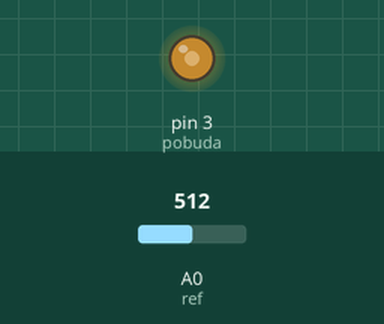
This sketch was run on a simulated Arduino Uno, built with avr-gcc and run on an emulated ATmega328P. Shown: output pins drawn as LEDs (lit = HIGH). The test bench sets the inputs (shaded band); at power-on: A0 (ref) = 512.

Above: at 1.2 s.
1.3 s: A0 (ref) set to 716
At 2.4 s:
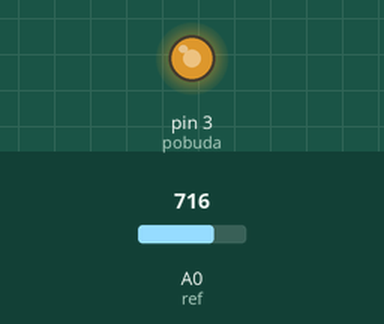
2.8 s: A0 (ref) set to 900
At 3.6 s:
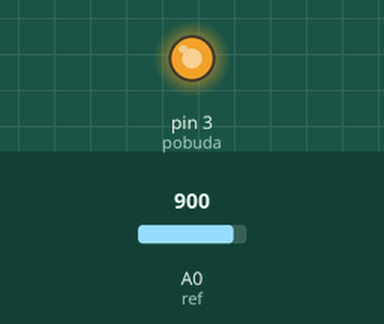
4.3 s: A0 (ref) set to 122
At 4.7 s:
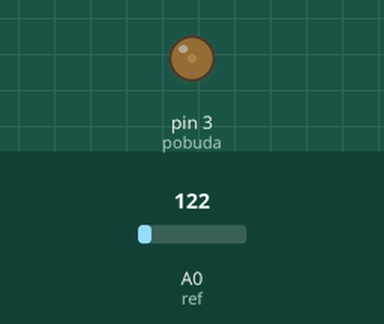
5.8 s: A0 (ref) set to 0
At 7.0 s:
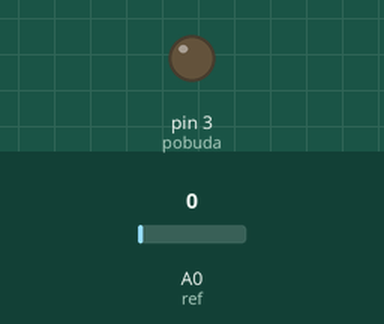
7.3 s: A0 (ref) set to 511
At 8.2 s:
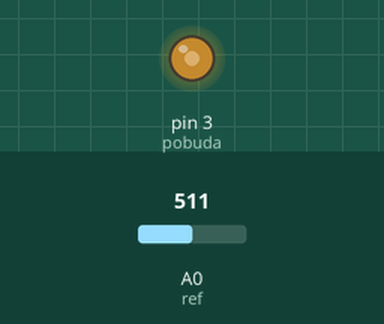
Timing chart, 0 to 9.8 s (numbered marks = the images above; inputs shaded):
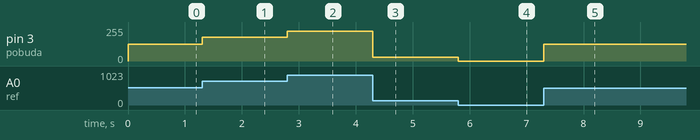

Measured:
- after the input at 1.3 s, pin 3 (pobuda): 127/255 → 178/255 at once
- after the input at 2.8 s, pin 3 (pobuda): 178/255 → 224/255 at once
- after the input at 4.3 s, pin 3 (pobuda): 224/255 → 30/255 at once
- after the input at 5.8 s, pin 3 (pobuda): 30/255 → 0/255 at once
- after the input at 7.3 s, pin 3 (pobuda): 0/255 → 127/255 at once

The sketch:

fetMotor.ino
```cpp
const int pobuda = 3;
const int ref = 0;
int n, m;

void setup()
{
    Serial.begin(9600);
}

void loop()
{
    n = analogRead(ref);
    m = map(n, 0, 1023, 0, 255);
    analogWrite(pobuda, m);
}
```
